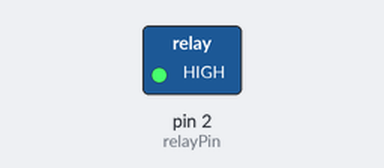
A sketch run on a simulated Arduino Uno, built with avr-gcc and run on an emulated ATmega328P. On the bench: switched loads named in the sketch (green lamp = pin HIGH). Dashed ring = blinking.

Above: at 0.2 s.
Timing chart, 0 to 3.0 s (numbered marks = the images above):
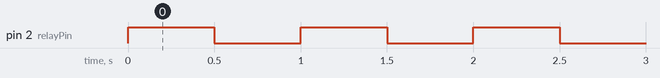

The sketch:

Circ13_Prak5.ino
```cpp
/*
SparkFun Inventor's Kit
Example sketch 13

RELAYS

  Use a transistor to drive a relay

  A relay is a electrically-controlled mechanical switch.
  It can control much more voltage and current than an Arduino pin
  (or the transistor included in your kit) can. If you want to use
  the Arduino to control a 120V bulb, coffee maker, or other high-
  power device, a relay is an excellent way to do that. Because
  the relay needs more power to switch than an Arduino pin can
  provide, we'll use a transistor to drive the relay in exactly
  the same way we used a transistor to drive a motor in circuit 12.

  A relay consists of a coil of wire, and switch contacts. When
  you apply power to the coil, it becomes magnetized, and pulls
  the switch contacts closed. Since the switch contacts are
  completely isolated from the Arduino, you can safely use a
  relay to control normally dangerous voltages (but please only do
  this if you already know how to safely work with high voltage!).

  The relay has three contact pins, COM (common), NC (Normally
  Closed), and NO (Normally Open). When the relay is turned off,
  the COM pin is connected to the NC (Normally Closed) pin. When
  the relay is turned on, the COM pin is connected to the NO
  (Normally Open) pin.

  This code is very simple - it turns the relay on for one second,
  and off for one second, the same as the blink sketch!

Hardware connections:

  Transistor:

    The transistor has three pins. Looking at the flat side with
    the pins down, the order is COLLECTOR, BASE, EMITTER.

    Connect the BASE pin through a 1K resistor to digital pin 2.

    Connect the EMITTER pin to GND.

  Relay coil:

    The relay has pins for a coil (which you use to control the
    relay), and contacts (which you connect to the device you'd
    like to switch). The top or bottom of the relay should have
    a symbol indicating the coil pins.

    Connect one side of the coil to the COLLECTOR pin
    on the transistor.

    Connect other side of the coil to 5V.

  Diode:

    The relay has a coil that you energize to close the switch.
    When you disconnect power from a coil, the coil will generate
    a voltage spike that can damage the transistor. This diode
    protects the transistor from the voltage spike.

    Connect the side of the diode with the band (cathode) to 5V

    Connect the other side of the diode (anode) to the COLLECTOR
    pin of the transistor.

  Relay contacts and LEDs:

    We'll use the relay contacts to turn LEDs on and off, but you
    can use them to switch almost anything on and off.

    Connect the COMMON side of the switch to a 330 Ohm resistor.
    Connect the other side of the above resistor to 5V.

    Connect the NC (Normally Closed) side of the switch to the
    positive (longer) leg of LED 1.

    Connect the NO (Normally Open) side of the switch to the
    positive (longer) leg of LED 2.

    Connect the negative sides (shorter leg) of both LEDs to GND.

This sketch was written by SparkFun Electronics,
with lots of help from the Arduino community.
This code is completely free for any use.
Visit http://learn.sparkfun.com/products/2 for SIK information.
Visit http://www.arduino.cc to learn about the Arduino.

Version 2.0 6/2012 MDG
*/


const int relayPin = 2;	    // use this pin to drive the transistor
const int timeDelay = 500; // delay in ms for on and off phases

// You can make timeDelay shorter, but note that relays, being
// mechanical devices, will wear out quickly if you try to drive
// them too fast.


void setup()
{
  pinMode(relayPin, OUTPUT);  // set pin as an output
}


void loop()
{
  digitalWrite(relayPin, HIGH);  // turn the relay on

  delay(timeDelay);              // wait for one second

  digitalWrite(relayPin, LOW);   // turn the relay off

  delay(timeDelay);              // wait for one second
}
```

Measured:
- by itself, pin 2 (relayPin): alternates HIGH for 0.50 s and LOW for 0.50 s
